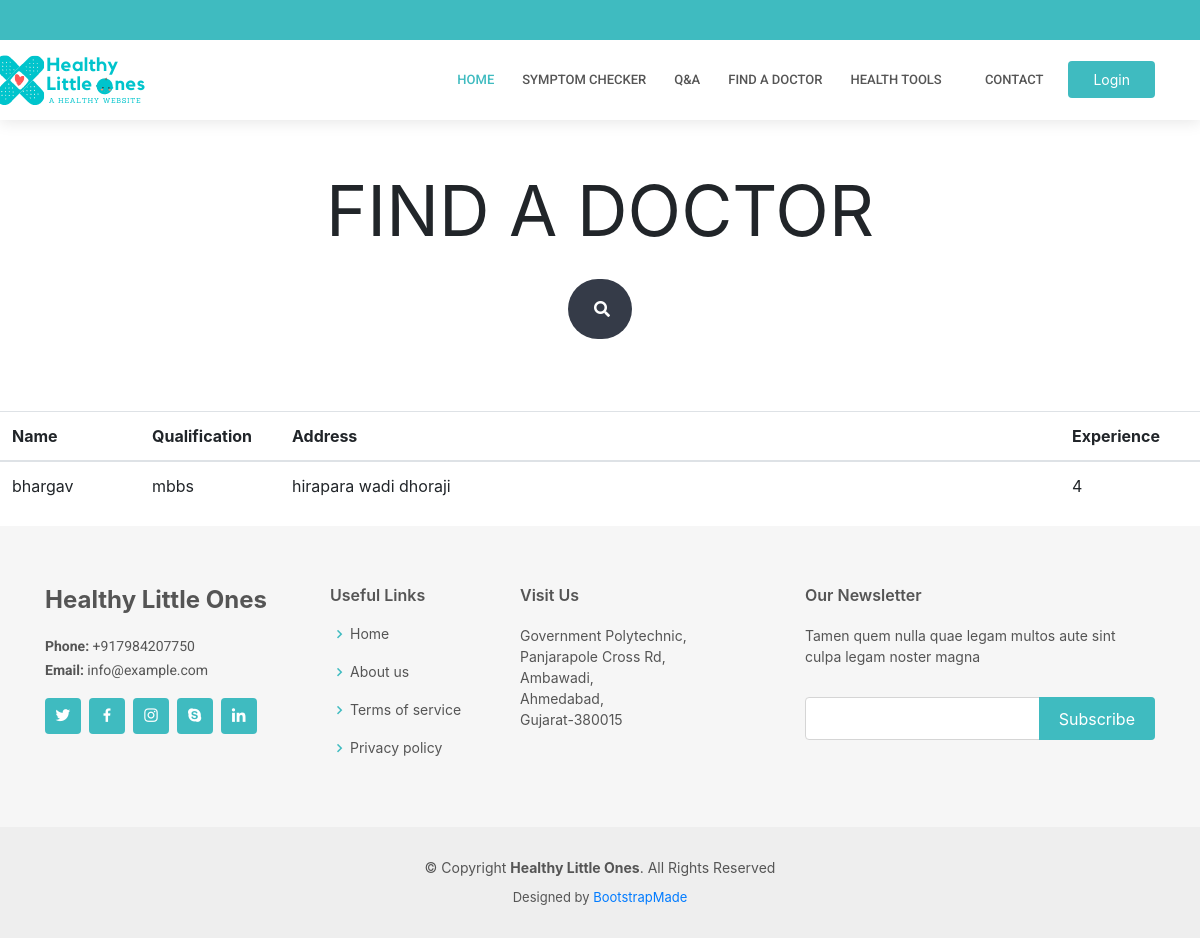
The app's page /findadoc.php with its own data.
### tables this page shows
CREATE TABLE `doc_account` (
  `Doc_ID` int(255) NOT NULL,
  `Doc_Name` varchar(40) NOT NULL,
  `Doc_Qualification` varchar(100) NOT NULL,
  `Doc_Certificate` varchar(100) NOT NULL,
  `Doc_Experience` varchar(100) NOT NULL,
  `Doc_Email` varchar(100) NOT NULL,
  `Doc_Address` varchar(255) NOT NULL,
  `Doc_Pwd` varchar(100) NOT NULL,
  `Doc_Token` varchar(200) NOT NULL,
  `D_Valid` varchar(10) NOT NULL
);

### findadoc.php (the view, shortened to what this page needs)
<?php
include('header.php');
include('Connect.php');
 ?>
<!DOCTYPE html>
<html lang="en">
  <div class id="center" style="padding-top: 110px;">
  <p>Find A Doctor</p>
  </div>
    <link rel="stylesheet" href="https://stackpath.bootstrapcdn.com/bootstrap/4.1.3/css/bootstrap.min.css">
    <link href="assets/css/symptom.css" rel="stylesheet">
    <link rel="stylesheet" href="https://use.fontawesome.com/releases/v5.5.0/css/all.css">
  <form autocomplete="off" action="#" method="GET">
    <div class="container h-100">
      <div class="d-flex justify-content-center h-100">
        <div class="searchbar">
          <input class="search_input" type="text" name="search_input" placeholder="Search..."	>
          <a href="findadoc.php" class="search_icon"><i class="fas fa-search"></i></a>
        </div>
      </div>
    </div>
    </form><br><br><br>
    <table style="table-layout: fixed; width: 100%" class="table table-hover">
            <thead>
              <tr>
                <th scope="col">Name</th>
                <th scope="col">Qualification</th>
                <th style=" width: 65%" scope="col">Address</th>
                <th scope="col">Experience</th>
              </tr>
            </thead>
            <tbody>
             <?php
			 if(isset($_GET['search_input']))
			{
				$search = mysqli_real_escape_string($db, $_GET['search_input']);
				$query = "SELECT * from doc_account WHERE Doc_Qualification LIKE '%".$search."%'";
				$search_result = filterTable($query);
			}
			else
			{
				$query = "SELECT *FROM doc_account" ;
			    $search_result = filterTable($query);
			}
			function filterTable($query)
			{
				$db = mysqli_connect("localhost", "root", "", "hlo");
				$filter_Result = mysqli_query($db, $query);
				return $filter_Result;
			}
             ?>
			 <?php while($rows = mysqli_fetch_array($search_result)):?>
              <tr>
                <td><?php echo $rows['Doc_Name'];?></td>
                <td><?php echo $rows['Doc_Qualification']; ?></td>
                <td style="word-wrap: break-word" ><?php echo $rows['Doc_Address']; ?></td>
                <td><?php echo $rows['Doc_Experience']; ?></td>
              </tr>
           <?php endwhile;?>
            </tbody>
          </table>
<?php
include('footer.php');
?>

### assets/css/style.css (style rules this page uses)
body { font-family: "Open Sans", sans-serif; color: #444444; }
a { color: #3fbbc0; }
body { margin-top:20px; }

### assets/css/symptom.css (style rules this page uses)
.searchbar { margin-bottom: auto; margin-top: auto; height: 60px; background-color: #353b48; border-radius: 30px; padding: 10px; }
.search_input { color: white; border: 0; outline: 0; background: none; width: 0; caret-color:transparent; line-height: 40px; transition: width 0.4s linear; }
.search_icon { height: 40px; width: 40px; float: right; display: flex; justify-content: center; align-items: center; border-radius: 50%; color:white; text-decoration:none; }
#center { text-align: center; text-size-adjust: 100px; text-transform: uppercase; font-size: 70px; }

### records on screen
doc_account: Doc_Name "bhargav", Doc_Qualification "mbbs", Doc_Address "hirapara wadi dhoraji", Doc_Experience "4"
